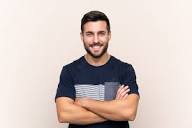
#> input picture sample/photo.jpg, 192 x 128 px
$ python singleImage.py
#> lines starting #> are read from the running program, lines starting #| are printed output that depends on the picture; after the words box and inside, x2 and y2 are one past the last pixel; in counts of white or black regions, pixels touching at a corner belong together
# importing the open cv  library
import cv2 as cv
#loading the dataset
trainedData = cv.CascadeClassifier('./training set/haarcascade_frontalface.xml')
#choose the image
img  = cv.imread('./sample/photo.jpg')
#> img is the input picture: shape (128, 192, 3); mean B, G, R 193.1, 198.7, 213
#conversion to grayscale
gray = cv.cvtColor(img,cv.COLOR_BGR2GRAY)
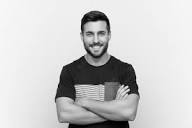
#> gray: shape (128, 192); min 0, max 254, mean 202.4
#detect faces
facecor = trainedData.detectMultiScale(gray)
#> facecor = [[77, 19, 37, 37]]
x,y,w,h = facecor[0]
#> x = 77; y = 19; w = 37; h = 37
cv.rectangle(img,(x,y),(x+w,y+h),(0,0,255),2)
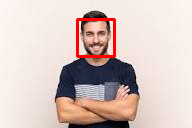
#> img: shape (128, 192, 3); 1.79% of pixels changed, all inside (x1, y1, x2, y2) = (76, 18, 116, 58)
#display the image
cv.imshow('img',img)
#pause execution until any key is pressed
cv.waitKey()
print("End Of The Program")

$ run again, with sample/group.jpg copied over sample/photo.jpg
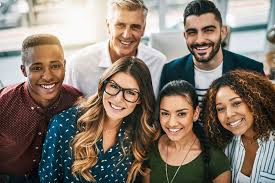
#> input picture sample/group.jpg, 275 x 183 px
#> img is the input picture: shape (183, 275, 3); mean B, G, R 109.2, 120.1, 132.3
#> `gray = cv.cvtColor(img,cv.COLOR_BGR2GRAY)`:
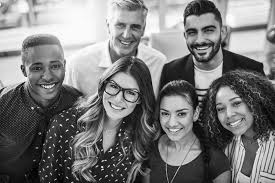
#> gray: shape (183, 275); min 0, max 255, mean 122.5
#> facecor = [[152, 96, 45, 45], [106, 10, 44, 44], [175, 11, 52, 52], [210, 92, 40, 40], [20, 47, 51, 51], [98, 72, 48, 48]]
#> x = 152; y = 96; w = 45
#> `cv.rectangle(img,(x,y),(x+w,y+h),(0,0,255),2)`:
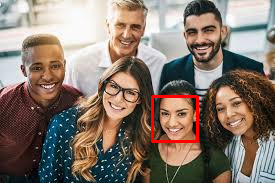
#> img: shape (183, 275, 3); 1.07% of pixels changed, all inside (x1, y1, x2, y2) = (151, 95, 199, 143)
